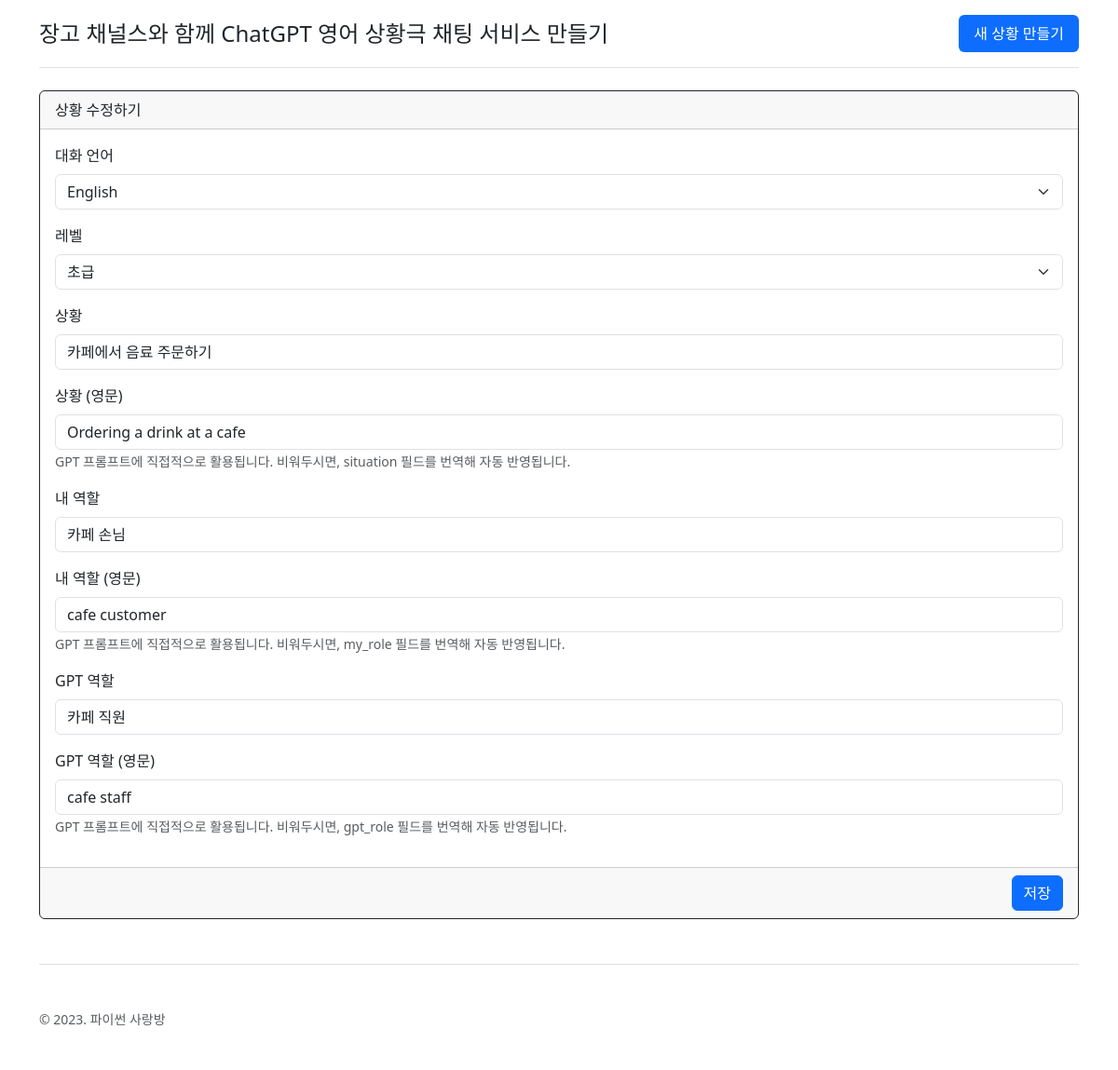
The app's page /chat/3/update/ (signed in) with its own data.
### chat/models.py (models this page shows)
class RolePlayingRoom(models.Model):
    class Language(models.TextChoices):
        ENGLISH = "en-US", "English"
        JAPANESE = "ja-JP", "Japanese"
        CHINESE = "zh-CN", "Chinese"
        SPANISH = "es-ES", "Spanish"
        FRENCH = "fr-FR", "French"
        GERMAN = "de-DE", "German"
        RUSSIAN = "ru-RU", "Russian"
    class Level(models.IntegerChoices):
        BEGINNER = 1, "초급"
        ADVANCED = 2, "고급"
    user = models.ForeignKey(settings.AUTH_USER_MODEL, on_delete=models.CASCADE)
    language = models.CharField(
        max_length=10,
        choices=Language.choices,
        default=Language.ENGLISH,
        verbose_name="대화 언어",
    )
    level = models.SmallIntegerField(
        choices=Level.choices, default=Level.BEGINNER, verbose_name="레벨"
    )
    situation = models.CharField(max_length=100, verbose_name="상황")
    situation_en = models.CharField(
        max_length=100,
        blank=True,
        verbose_name="상황 (영문)",
        help_text="GPT 프롬프트에 직접적으로 활용됩니다. 비워두시면, situation 필드를 번역해 자동 반영됩니다.",
    )
    my_role = models.CharField(max_length=100, verbose_name="내 역할")
    my_role_en = models.CharField(
        max_length=100,
        blank=True,
        verbose_name="내 역할 (영문)",
        help_text="GPT 프롬프트에 직접적으로 활용됩니다. 비워두시면, my_role 필드를 번역해 자동 반영됩니다.",
    )
    gpt_role = models.CharField(max_length=100, verbose_name="GPT 역할")
    gpt_role_en = models.CharField(
        max_length=100,
        blank=True,
        verbose_name="GPT 역할 (영문)",
        help_text="GPT 프롬프트에 직접적으로 활용됩니다. 비워두시면, gpt_role 필드를 번역해 자동 반영됩니다.",
    )
    class Meta:
        ordering = ["-pk"]

### chat/views.py (the view)
@method_decorator(staff_member_required, name="dispatch")
class RolePlayingRoomUpdateView(UpdateView):
    model = RolePlayingRoom
    form_class = RolePlayingRoomForm
    def get_queryset(self) -> QuerySet[Any]:
        qs = super().get_queryset()
        qs = qs.filter(user=self.request.user)
        return qs

### chat/forms.py (shortened to what this page needs)
class RolePlayingRoomForm(forms.ModelForm):
    class Meta:
        model = RolePlayingRoom
        fields = [
            "language",
            "level",
            "situation",
            "situation_en",
            "my_role",
            "my_role_en",
            "gpt_role",
            "gpt_role_en",
        ]

### chat/templates/chat/roleplayingroom_form.html (shortened to what this page needs)
{% extends "chat/base.html" %}
{% load django_bootstrap5 %}
{% block content %}
  <div class="card border-dark">
    <form action="" method="post" novalidate="novalidate">
      <div class="card-header">상황
        {% if form.instance.pk %}
        수정하기
        {% else %}
        만들기
        {% endif %}
      </div>
      <div class="card-body">{% bootstrap_form form layout="horizontal" %}</div>
      <div class="card-footer text-end">
        <input type="submit" value="저장" class="btn btn-primary">
      </div>
    </form>
  </div>
{% endblock content %}

### records on screen
RolePlayingRoom: language "English", level "초급", situation "카페에서 음료 주문하기", situation_en "Ordering a drink at a cafe", my_role "카페 손님", my_role_en "cafe customer", gpt_role "카페 직원", gpt_role_en "cafe staff"
